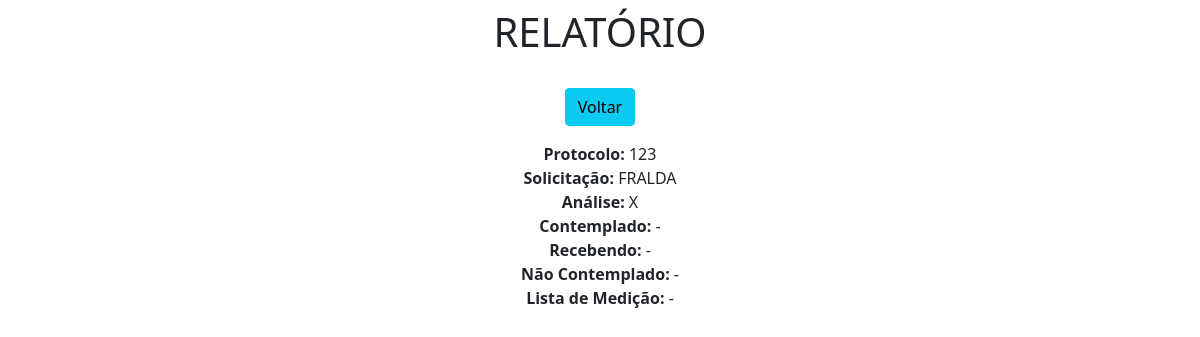
Screenshot of /view/1/ with the database file from the repository.
### app/models.py (models this page shows)
class Registro(models.Model):
    protocolo = models.CharField(max_length=100)
    solicitacao = models.CharField(max_length=100)
    a = models.CharField(max_length=100)
    c = models.CharField(max_length=100)
    r = models.CharField(max_length=100)
    nc = models.CharField(max_length=100)
    lm = models.CharField(max_length=100)

### app/views.py (the view)
# urls.py: path('view/<int:pk>/', view, name='view'),
def view(request, pk):
    data = {}
    data['db'] = Registro.objects.get(pk=pk)
    return render(request, 'view.html', data)

### app/templates/view.html (shortened to what this page needs)
<!DOCTYPE html>
<html lang="en">
<head>
    <link href="https://cdn.jsdelivr.net/npm/bootstrap@5.0.2/dist/css/bootstrap.min.css" rel="stylesheet">
</head>
<body>
    <div class="col-8 m-auto pt-2 pb-2 text-center">
        <h1>RELATÓRIO</h1>
    </div>
    <div class="col-8 m-auto pt-3 pb-2 text-center">
        <a href="/home_2" class="btn btn-info">Voltar</a>
    </div>
    <div class="col-8 m-auto pt-2 pb-2 text-center">
        <strong>Protocolo: </strong>{{db.protocolo}}<br>
        <strong>Solicitação: </strong>{{db.solicitacao}}<br>
        <strong>Análise: </strong>{{db.a}}<br>
        <strong>Contemplado: </strong>{{db.c}}<br>
        <strong>Recebendo: </strong>{{db.r}}<br>
        <strong>Não Contemplado: </strong>{{db.nc}}<br>
        <strong>Lista de Medição: </strong>{{db.lm}}<br>
    </div>
</body>
</html>

### rows the page displays
Registro: protocolo "123", solicitacao "FRALDA", a "X", c "-", r "-", nc "-", lm "-"
